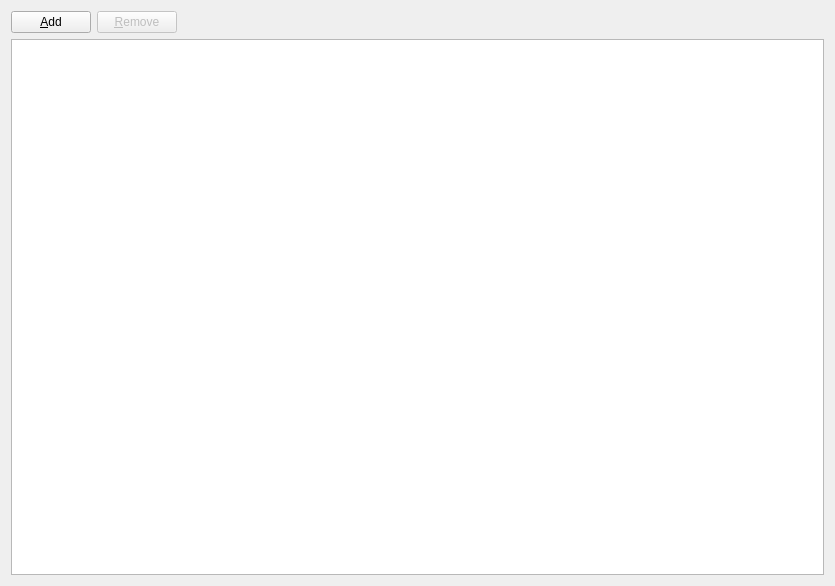
<?xml version="1.0" encoding="UTF-8"?>
<ui version="4.0">
 <class>AnimationEditor</class>
 <widget class="QWidget" name="AnimationEditor">
  <property name="geometry">
   <rect>
    <x>0</x>
    <y>0</y>
    <width>835</width>
    <height>586</height>
   </rect>
  </property>
  <property name="windowTitle">
   <string>Form</string>
  </property>
  <layout class="QVBoxLayout" name="verticalLayout_2">
   <item>
    <layout class="QVBoxLayout" name="verticalLayout">
     <item>
      <layout class="QHBoxLayout" name="horizontalLayout">
       <item>
        <widget class="QPushButton" name="btnAdd">
         <property name="text">
          <string>&amp;Add</string>
         </property>
        </widget>
       </item>
       <item>
        <widget class="QPushButton" name="btnRemove">
         <property name="enabled">
          <bool>false</bool>
         </property>
         <property name="text">
          <string>&amp;Remove</string>
         </property>
        </widget>
       </item>
       <item>
        <spacer name="horizontalSpacer">
         <property name="orientation">
          <enum>Qt::Horizontal</enum>
         </property>
         <property name="sizeHint" stdset="0">
          <size>
           <width>40</width>
           <height>20</height>
          </size>
         </property>
        </spacer>
       </item>
      </layout>
     </item>
     <item>
      <layout class="QHBoxLayout" name="horizontalLayout_3">
       <item>
        <widget class="QTableView" name="lstAnims">
         <property name="alternatingRowColors">
          <bool>true</bool>
         </property>
         <property name="selectionBehavior">
          <enum>QAbstractItemView::SelectRows</enum>
         </property>
        </widget>
       </item>
      </layout>
     </item>
    </layout>
   </item>
  </layout>
 </widget>
 <tabstops>
  <tabstop>btnAdd</tabstop>
  <tabstop>btnRemove</tabstop>
 </tabstops>
 <resources/>
 <connections/>
</ui>
